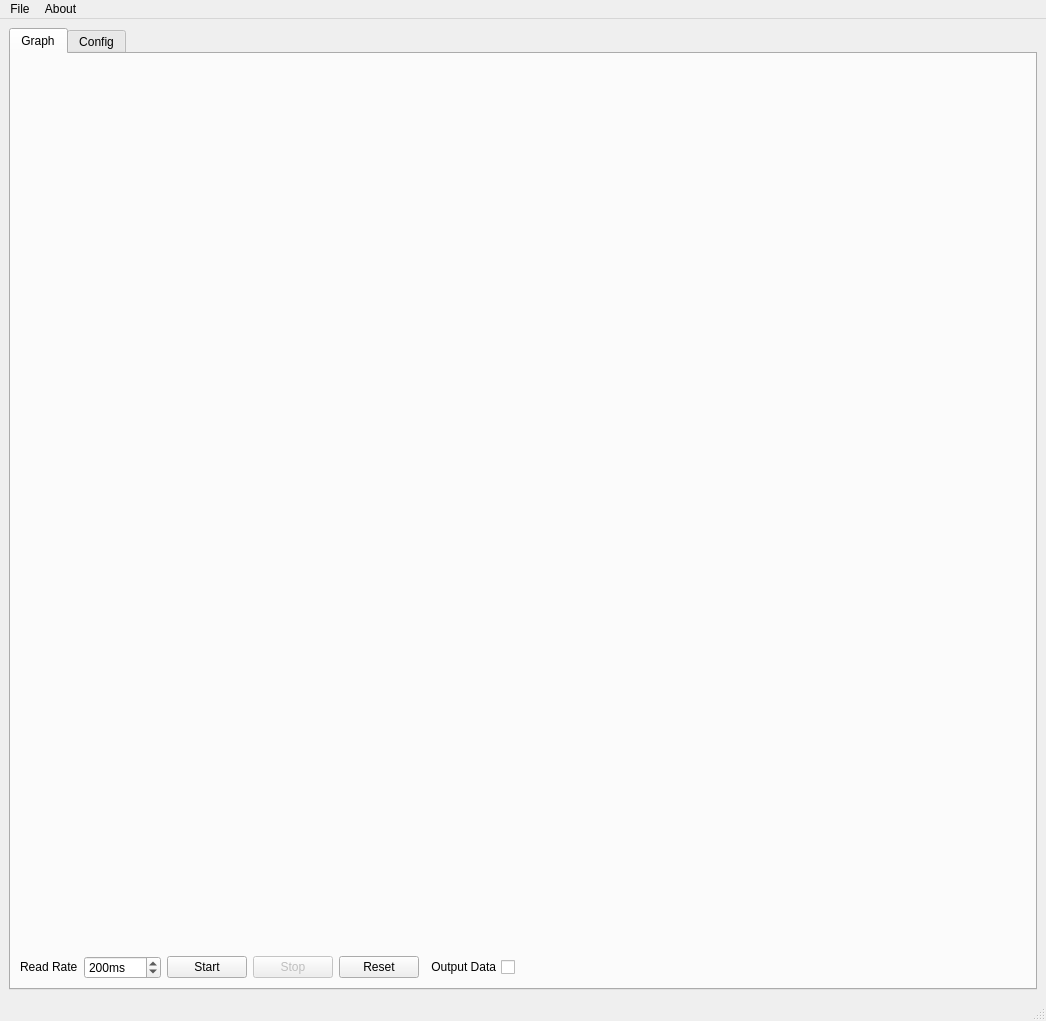
<?xml version="1.0" encoding="UTF-8"?>
<ui version="4.0">
 <class>MainWindow</class>
 <widget class="QMainWindow" name="MainWindow">
  <property name="geometry">
   <rect>
    <x>0</x>
    <y>0</y>
    <width>1046</width>
    <height>899</height>
   </rect>
  </property>
  <property name="windowTitle">
   <string>Joystick 2 MH</string>
  </property>
  <property name="windowIcon">
   <iconset resource="joystick2vc.qrc">
    <normaloff>:/joystick2vc/xbox.png</normaloff>:/joystick2vc/xbox.png</iconset>
  </property>
  <widget class="QWidget" name="centralwidget">
   <layout class="QVBoxLayout" name="verticalLayout">
    <item>
     <widget class="QTabWidget" name="tabWidget">
      <property name="enabled">
       <bool>true</bool>
      </property>
      <property name="currentIndex">
       <number>0</number>
      </property>
      <widget class="QWidget" name="tab_Graph">
       <attribute name="title">
        <string>Graph</string>
       </attribute>
       <layout class="QVBoxLayout" name="verticalLayout_2">
        <item>
         <widget class="QCustomPlot" name="valuesPlot" native="true"/>
        </item>
        <item>
         <layout class="QHBoxLayout" name="horizontalLayout_2">
          <item>
           <widget class="QLabel" name="label_2">
            <property name="sizePolicy">
             <sizepolicy hsizetype="Fixed" vsizetype="Fixed">
              <horstretch>0</horstretch>
              <verstretch>0</verstretch>
             </sizepolicy>
            </property>
            <property name="text">
             <string>Read Rate</string>
            </property>
           </widget>
          </item>
          <item>
           <widget class="QSpinBox" name="spinBoxDelay">
            <property name="suffix">
             <string>ms</string>
            </property>
            <property name="minimum">
             <number>100</number>
            </property>
            <property name="maximum">
             <number>10000</number>
            </property>
            <property name="singleStep">
             <number>100</number>
            </property>
            <property name="value">
             <number>200</number>
            </property>
           </widget>
          </item>
          <item>
           <widget class="QPushButton" name="pushButtonStart">
            <property name="sizePolicy">
             <sizepolicy hsizetype="Fixed" vsizetype="Fixed">
              <horstretch>0</horstretch>
              <verstretch>0</verstretch>
             </sizepolicy>
            </property>
            <property name="text">
             <string>Start</string>
            </property>
           </widget>
          </item>
          <item>
           <widget class="QPushButton" name="pushButtonStop">
            <property name="enabled">
             <bool>false</bool>
            </property>
            <property name="sizePolicy">
             <sizepolicy hsizetype="Fixed" vsizetype="Fixed">
              <horstretch>0</horstretch>
              <verstretch>0</verstretch>
             </sizepolicy>
            </property>
            <property name="text">
             <string>Stop</string>
            </property>
           </widget>
          </item>
          <item>
           <widget class="QPushButton" name="pushButtonReset">
            <property name="sizePolicy">
             <sizepolicy hsizetype="Fixed" vsizetype="Fixed">
              <horstretch>0</horstretch>
              <verstretch>0</verstretch>
             </sizepolicy>
            </property>
            <property name="text">
             <string>Reset</string>
            </property>
           </widget>
          </item>
          <item>
           <widget class="QCheckBox" name="checkBoxOutput">
            <property name="layoutDirection">
             <enum>Qt::RightToLeft</enum>
            </property>
            <property name="text">
             <string>Output Data</string>
            </property>
           </widget>
          </item>
          <item>
           <widget class="QLabel" name="labelColor">
            <property name="sizePolicy">
             <sizepolicy hsizetype="Fixed" vsizetype="Fixed">
              <horstretch>0</horstretch>
              <verstretch>0</verstretch>
             </sizepolicy>
            </property>
            <property name="minimumSize">
             <size>
              <width>40</width>
              <height>20</height>
             </size>
            </property>
            <property name="text">
             <string/>
            </property>
           </widget>
          </item>
          <item>
           <spacer name="horizontalSpacer">
            <property name="orientation">
             <enum>Qt::Horizontal</enum>
            </property>
            <property name="sizeHint" stdset="0">
             <size>
              <width>40</width>
              <height>20</height>
             </size>
            </property>
           </spacer>
          </item>
         </layout>
        </item>
       </layout>
      </widget>
      <widget class="QWidget" name="tab_Config">
       <property name="enabled">
        <bool>false</bool>
       </property>
       <attribute name="title">
        <string>Config</string>
       </attribute>
       <layout class="QVBoxLayout" name="verticalLayout_3">
        <item>
         <widget class="QGroupBox" name="groupBox_4">
          <property name="title">
           <string>Controller Config</string>
          </property>
          <layout class="QHBoxLayout" name="horizontalLayout">
           <item>
            <widget class="QLabel" name="label_19">
             <property name="text">
              <string>Colors</string>
             </property>
            </widget>
           </item>
           <item>
            <widget class="QPushButton" name="pushButtonA">
             <property name="text">
              <string>A</string>
             </property>
            </widget>
           </item>
           <item>
            <widget class="QPushButton" name="pushButtonB">
             <property name="text">
              <string>B</string>
             </property>
            </widget>
           </item>
           <item>
            <widget class="QPushButton" name="pushButtonX">
             <property name="text">
              <string>X</string>
             </property>
            </widget>
           </item>
           <item>
            <widget class="QPushButton" name="pushButtonY">
             <property name="text">
              <string>Y</string>
             </property>
            </widget>
           </item>
           <item>
            <spacer name="horizontalSpacer_2">
             <property name="orientation">
              <enum>Qt::Horizontal</enum>
             </property>
             <property name="sizeHint" stdset="0">
              <size>
               <width>40</width>
               <height>20</height>
              </size>
             </property>
            </spacer>
           </item>
          </layout>
         </widget>
        </item>
        <item>
         <widget class="QGroupBox" name="groupBox_3">
          <property name="title">
           <string>Pan</string>
          </property>
          <layout class="QGridLayout" name="gridLayout_3">
           <item row="0" column="1">
            <widget class="QSpinBox" name="spinBoxPanChannel">
             <property name="maximum">
              <number>20</number>
             </property>
            </widget>
           </item>
           <item row="3" column="1">
            <widget class="QSpinBox" name="spinBoxPanMax"/>
           </item>
           <item row="6" column="0">
            <widget class="QLabel" name="label_18">
             <property name="text">
              <string>Orient Forward</string>
             </property>
            </widget>
           </item>
           <item row="5" column="0">
            <widget class="QLabel" name="label_16">
             <property name="text">
              <string>Orient to Zero</string>
             </property>
            </widget>
           </item>
           <item row="7" column="1">
            <widget class="QCheckBox" name="checkBoxPanReverse">
             <property name="text">
              <string>Reverse</string>
             </property>
            </widget>
           </item>
           <item row="0" column="0">
            <widget class="QLabel" name="label_8">
             <property name="sizePolicy">
              <sizepolicy hsizetype="Fixed" vsizetype="Preferred">
               <horstretch>0</horstretch>
               <verstretch>0</verstretch>
              </sizepolicy>
             </property>
             <property name="text">
              <string>Channel</string>
             </property>
            </widget>
           </item>
           <item row="6" column="1">
            <widget class="QSpinBox" name="spinBoxPanForward"/>
           </item>
           <item row="5" column="1">
            <widget class="QSpinBox" name="spinBoxPanZero"/>
           </item>
           <item row="2" column="1">
            <widget class="QSpinBox" name="spinBoxPanMin"/>
           </item>
           <item row="2" column="0">
            <widget class="QLabel" name="label_12">
             <property name="text">
              <string>Min Limit</string>
             </property>
            </widget>
           </item>
           <item row="3" column="0">
            <widget class="QLabel" name="label_13">
             <property name="text">
              <string>Max Limit</string>
             </property>
            </widget>
           </item>
           <item row="4" column="1">
            <widget class="QSpinBox" name="spinBoxPanRange">
             <property name="minimum">
              <number>1</number>
             </property>
             <property name="maximum">
              <number>720</number>
             </property>
             <property name="singleStep">
              <number>10</number>
             </property>
             <property name="value">
              <number>540</number>
             </property>
            </widget>
           </item>
           <item row="4" column="0">
            <widget class="QLabel" name="label_9">
             <property name="text">
              <string>Range of Motion</string>
             </property>
            </widget>
           </item>
           <item row="1" column="0">
            <widget class="QLabel" name="label_27">
             <property name="text">
              <string>Fine Channel</string>
             </property>
            </widget>
           </item>
           <item row="1" column="1">
            <widget class="QSpinBox" name="spinBoxPanFineChannel">
             <property name="maximum">
              <number>20</number>
             </property>
            </widget>
           </item>
          </layout>
         </widget>
        </item>
        <item>
         <widget class="QGroupBox" name="groupBox">
          <property name="title">
           <string>Tilt</string>
          </property>
          <layout class="QGridLayout" name="gridLayout_2">
           <item row="9" column="1">
            <widget class="QCheckBox" name="checkBoxTiltReverse">
             <property name="text">
              <string>Reverse</string>
             </property>
            </widget>
           </item>
           <item row="7" column="0">
            <widget class="QLabel" name="label_15">
             <property name="text">
              <string>Orient to Zero</string>
             </property>
            </widget>
           </item>
           <item row="0" column="0">
            <widget class="QLabel" name="label_6">
             <property name="sizePolicy">
              <sizepolicy hsizetype="Fixed" vsizetype="Preferred">
               <horstretch>0</horstretch>
               <verstretch>0</verstretch>
              </sizepolicy>
             </property>
             <property name="text">
              <string>Channel</string>
             </property>
            </widget>
           </item>
           <item row="2" column="0">
            <widget class="QLabel" name="label_11">
             <property name="text">
              <string>Min Limit</string>
             </property>
            </widget>
           </item>
           <item row="8" column="1">
            <widget class="QSpinBox" name="spinBoxTiltUp"/>
           </item>
           <item row="2" column="1">
            <widget class="QSpinBox" name="spinBoxTiltMin"/>
           </item>
           <item row="3" column="0">
            <widget class="QLabel" name="label_14">
             <property name="text">
              <string>Max Limit</string>
             </property>
            </widget>
           </item>
           <item row="4" column="1">
            <widget class="QSpinBox" name="spinBoxTiltRange">
             <property name="minimum">
              <number>1</number>
             </property>
             <property name="maximum">
              <number>360</number>
             </property>
             <property name="singleStep">
              <number>10</number>
             </property>
             <property name="value">
              <number>180</number>
             </property>
            </widget>
           </item>
           <item row="3" column="1">
            <widget class="QSpinBox" name="spinBoxTiltMax"/>
           </item>
           <item row="8" column="0">
            <widget class="QLabel" name="label_17">
             <property name="text">
              <string>Orient Up</string>
             </property>
            </widget>
           </item>
           <item row="4" column="0">
            <widget class="QLabel" name="label_7">
             <property name="text">
              <string>Range of Motion</string>
             </property>
            </widget>
           </item>
           <item row="7" column="1">
            <widget class="QSpinBox" name="spinBoxTiltZero"/>
           </item>
           <item row="0" column="1">
            <widget class="QSpinBox" name="spinBoxTiltChannel"/>
           </item>
           <item row="1" column="0">
            <widget class="QLabel" name="label_28">
             <property name="text">
              <string>Fine Channel</string>
             </property>
            </widget>
           </item>
           <item row="1" column="1">
            <widget class="QSpinBox" name="spinBoxTiltFineChannel">
             <property name="maximum">
              <number>20</number>
             </property>
            </widget>
           </item>
          </layout>
         </widget>
        </item>
        <item>
         <widget class="QGroupBox" name="groupBox_5">
          <property name="title">
           <string>Color</string>
          </property>
          <layout class="QGridLayout" name="gridLayout_4">
           <item row="1" column="3">
            <widget class="QLabel" name="label_22">
             <property name="sizePolicy">
              <sizepolicy hsizetype="Fixed" vsizetype="Preferred">
               <horstretch>0</horstretch>
               <verstretch>0</verstretch>
              </sizepolicy>
             </property>
             <property name="text">
              <string>G</string>
             </property>
            </widget>
           </item>
           <item row="0" column="2" colspan="7">
            <widget class="QComboBox" name="comboBoxColorMode">
             <item>
              <property name="text">
               <string>RGBW</string>
              </property>
             </item>
             <item>
              <property name="text">
               <string>Color Wheel</string>
              </property>
             </item>
            </widget>
           </item>
           <item row="2" column="0">
            <widget class="QLabel" name="label_25">
             <property name="text">
              <string>Dimmer</string>
             </property>
            </widget>
           </item>
           <item row="1" column="6">
            <widget class="QSpinBox" name="spinBoxColorB"/>
           </item>
           <item row="1" column="7">
            <widget class="QLabel" name="label_24">
             <property name="sizePolicy">
              <sizepolicy hsizetype="Fixed" vsizetype="Preferred">
               <horstretch>0</horstretch>
               <verstretch>0</verstretch>
              </sizepolicy>
             </property>
             <property name="text">
              <string>W</string>
             </property>
            </widget>
           </item>
           <item row="1" column="2">
            <widget class="QSpinBox" name="spinBoxColorR"/>
           </item>
           <item row="1" column="8">
            <widget class="QSpinBox" name="spinBoxColorW"/>
           </item>
           <item row="1" column="5">
            <widget class="QLabel" name="label_23">
             <property name="sizePolicy">
              <sizepolicy hsizetype="Fixed" vsizetype="Preferred">
               <horstretch>0</horstretch>
               <verstretch>0</verstretch>
              </sizepolicy>
             </property>
             <property name="text">
              <string>B</string>
             </property>
            </widget>
           </item>
           <item row="0" column="0">
            <widget class="QLabel" name="label_20">
             <property name="sizePolicy">
              <sizepolicy hsizetype="Fixed" vsizetype="Preferred">
               <horstretch>0</horstretch>
               <verstretch>0</verstretch>
              </sizepolicy>
             </property>
             <property name="text">
              <string>Mode</string>
             </property>
            </widget>
           </item>
           <item row="1" column="4">
            <widget class="QSpinBox" name="spinBoxColorG"/>
           </item>
           <item row="1" column="0">
            <widget class="QLabel" name="label_21">
             <property name="text">
              <string>R</string>
             </property>
            </widget>
           </item>
           <item row="2" column="2">
            <widget class="QSpinBox" name="spinBoxWheelDimmer"/>
           </item>
           <item row="2" column="3">
            <widget class="QLabel" name="label_26">
             <property name="text">
              <string>Wheel</string>
             </property>
            </widget>
           </item>
           <item row="2" column="4">
            <widget class="QSpinBox" name="spinBoxWheelChannel"/>
           </item>
           <item row="2" column="6">
            <widget class="QPushButton" name="pushButtonWheel">
             <property name="text">
              <string>Wheel</string>
             </property>
            </widget>
           </item>
          </layout>
         </widget>
        </item>
        <item>
         <widget class="QGroupBox" name="groupBox_2">
          <property name="title">
           <string>Output</string>
          </property>
          <layout class="QGridLayout" name="gridLayout">
           <item row="3" column="0">
            <widget class="QLabel" name="label_5">
             <property name="text">
              <string>Start Channel</string>
             </property>
            </widget>
           </item>
           <item row="4" column="2">
            <widget class="QSpinBox" name="spinBoxSize">
             <property name="minimum">
              <number>8</number>
             </property>
             <property name="maximum">
              <number>512</number>
             </property>
             <property name="value">
              <number>510</number>
             </property>
            </widget>
           </item>
           <item row="0" column="0">
            <widget class="QLabel" name="label">
             <property name="text">
              <string>Output Protocol</string>
             </property>
            </widget>
           </item>
           <item row="2" column="0">
            <widget class="QLabel" name="label_4">
             <property name="text">
              <string>Start Universe</string>
             </property>
            </widget>
           </item>
           <item row="0" column="2">
            <widget class="QComboBox" name="comboBoxOutputType">
             <item>
              <property name="text">
               <string>E131</string>
              </property>
             </item>
             <item>
              <property name="text">
               <string>DDP</string>
              </property>
             </item>
             <item>
              <property name="text">
               <string>ArtNet</string>
              </property>
             </item>
             <item>
              <property name="text">
               <string>DMX</string>
              </property>
             </item>
             <item>
              <property name="text">
               <string>OpenDMX</string>
              </property>
             </item>
            </widget>
           </item>
           <item row="4" column="0">
            <widget class="QLabel" name="label_10">
             <property name="text">
              <string>Universe Size</string>
             </property>
            </widget>
           </item>
           <item row="2" column="2">
            <widget class="QSpinBox" name="spinBoxStartUniverse">
             <property name="minimum">
              <number>1</number>
             </property>
             <property name="maximum">
              <number>65550</number>
             </property>
            </widget>
           </item>
           <item row="3" column="2">
            <widget class="QSpinBox" name="spinBoxStartChannel">
             <property name="minimum">
              <number>1</number>
             </property>
             <property name="maximum">
              <number>65550</number>
             </property>
            </widget>
           </item>
           <item row="1" column="2">
            <widget class="QLineEdit" name="lineEditIPAddress">
             <property name="inputMask">
              <string/>
             </property>
            </widget>
           </item>
           <item row="1" column="0">
            <widget class="QLabel" name="label_3">
             <property name="text">
              <string>IP Address</string>
             </property>
            </widget>
           </item>
          </layout>
         </widget>
        </item>
        <item>
         <spacer name="verticalSpacer">
          <property name="orientation">
           <enum>Qt::Vertical</enum>
          </property>
          <property name="sizeHint" stdset="0">
           <size>
            <width>20</width>
            <height>40</height>
           </size>
          </property>
         </spacer>
        </item>
       </layout>
      </widget>
     </widget>
    </item>
   </layout>
  </widget>
  <widget class="QMenuBar" name="menubar">
   <property name="geometry">
    <rect>
     <x>0</x>
     <y>0</y>
     <width>1046</width>
     <height>22</height>
    </rect>
   </property>
   <widget class="QMenu" name="menuFile">
    <property name="title">
     <string>File</string>
    </property>
    <addaction name="actionImport_Model"/>
    <addaction name="actionSave_X"/>
    <addaction name="actionSave_Y"/>
    <addaction name="separator"/>
    <addaction name="actionClose"/>
   </widget>
   <widget class="QMenu" name="menuAbout">
    <property name="title">
     <string>About</string>
    </property>
    <addaction name="actionAbout"/>
    <addaction name="actionOpen_Logs"/>
   </widget>
   <addaction name="menuFile"/>
   <addaction name="menuAbout"/>
  </widget>
  <widget class="QStatusBar" name="statusbar"/>
  <action name="actionClose">
   <property name="icon">
    <iconset resource="joystick2vc.qrc">
     <normaloff>:/joystick2vc/icons/cancel.png</normaloff>:/joystick2vc/icons/cancel.png</iconset>
   </property>
   <property name="text">
    <string>Close</string>
   </property>
  </action>
  <action name="actionOpen_Logs">
   <property name="icon">
    <iconset resource="joystick2vc.qrc">
     <normaloff>:/joystick2vc/icons/script.png</normaloff>:/joystick2vc/icons/script.png</iconset>
   </property>
   <property name="text">
    <string>Open Logs...</string>
   </property>
  </action>
  <action name="actionSetShowFolder">
   <property name="icon">
    <iconset>
     <normaloff>:/ControllerBackup/icons/folder.png</normaloff>:/ControllerBackup/icons/folder.png</iconset>
   </property>
   <property name="text">
    <string>Set Show Folder...</string>
   </property>
  </action>
  <action name="actionOpen_Explorer">
   <property name="text">
    <string>Open Explorer</string>
   </property>
  </action>
  <action name="actionImport_PartList">
   <property name="text">
    <string>PartList CSV...</string>
   </property>
  </action>
  <action name="actionImport_Rename_Map">
   <property name="text">
    <string>Rename CSV...</string>
   </property>
  </action>
  <action name="actionReload_Project">
   <property name="icon">
    <iconset>
     <normaloff>:/ControllerBackup/icons/arrow_refresh_small.png</normaloff>:/ControllerBackup/icons/arrow_refresh_small.png</iconset>
   </property>
   <property name="text">
    <string>Reload Project</string>
   </property>
  </action>
  <action name="actionAbout">
   <property name="icon">
    <iconset resource="joystick2vc.qrc">
     <normaloff>:/joystick2vc/xbox.png</normaloff>:/joystick2vc/xbox.png</iconset>
   </property>
   <property name="text">
    <string>About...</string>
   </property>
  </action>
  <action name="actionImport_Parts_from_Schematic">
   <property name="icon">
    <iconset>
     <normaloff>:/ControllerBackup/icons/report_add.png</normaloff>:/ControllerBackup/icons/report_add.png</iconset>
   </property>
   <property name="text">
    <string>PartList from Schematic...</string>
   </property>
  </action>
  <action name="actionExport_PartList_CSV">
   <property name="text">
    <string>PartList CSV...</string>
   </property>
  </action>
  <action name="actionExport_Rename_CSV">
   <property name="text">
    <string>Rename CSV...</string>
   </property>
  </action>
  <action name="actionOverride">
   <property name="checkable">
    <bool>true</bool>
   </property>
   <property name="checked">
    <bool>false</bool>
   </property>
   <property name="text">
    <string>Override Existing Parts</string>
   </property>
  </action>
  <action name="actionSet_Library_Folder">
   <property name="icon">
    <iconset>
     <normaloff>:/ControllerBackup/icons/folder_table.png</normaloff>:/ControllerBackup/icons/folder_table.png</iconset>
   </property>
   <property name="text">
    <string>Set Library Folder</string>
   </property>
  </action>
  <action name="actionLibrary_Report">
   <property name="icon">
    <iconset>
     <normaloff>:/ControllerBackup/icons/report_go.png</normaloff>:/ControllerBackup/icons/report_go.png</iconset>
   </property>
   <property name="text">
    <string>Library Report...</string>
   </property>
  </action>
  <action name="actionBOM_CSV">
   <property name="icon">
    <iconset>
     <normaloff>:/ControllerBackup/icons/table.png</normaloff>:/ControllerBackup/icons/table.png</iconset>
   </property>
   <property name="text">
    <string>BOM CSV...</string>
   </property>
  </action>
  <action name="actionClear">
   <property name="icon">
    <iconset>
     <normaloff>:/ControllerBackup/icons/cross.png</normaloff>:/ControllerBackup/icons/cross.png</iconset>
   </property>
   <property name="text">
    <string>Clear</string>
   </property>
  </action>
  <action name="actionDownload_EEPROM">
   <property name="text">
    <string>Download EEPROM...</string>
   </property>
  </action>
  <action name="actionSetup_xLights_from_Configs">
   <property name="text">
    <string>Setup xLights from Configs</string>
   </property>
  </action>
  <action name="actionSave_X">
   <property name="icon">
    <iconset resource="joystick2vc.qrc">
     <normaloff>:/joystick2vc/icons/disk.png</normaloff>:/joystick2vc/icons/disk.png</iconset>
   </property>
   <property name="text">
    <string>Save Value Curve...</string>
   </property>
  </action>
  <action name="actionSave_Y">
   <property name="enabled">
    <bool>false</bool>
   </property>
   <property name="text">
    <string>Save Y...</string>
   </property>
   <property name="visible">
    <bool>false</bool>
   </property>
  </action>
  <action name="actionImport_Model">
   <property name="text">
    <string>Import Model</string>
   </property>
  </action>
 </widget>
 <customwidgets>
  <customwidget>
   <class>QCustomPlot</class>
   <extends>QWidget</extends>
   <header>./src/qcustomplot/qcustomplot.h</header>
   <container>1</container>
  </customwidget>
 </customwidgets>
 <resources>
  <include location="joystick2vc.qrc"/>
 </resources>
 <connections/>
</ui>
